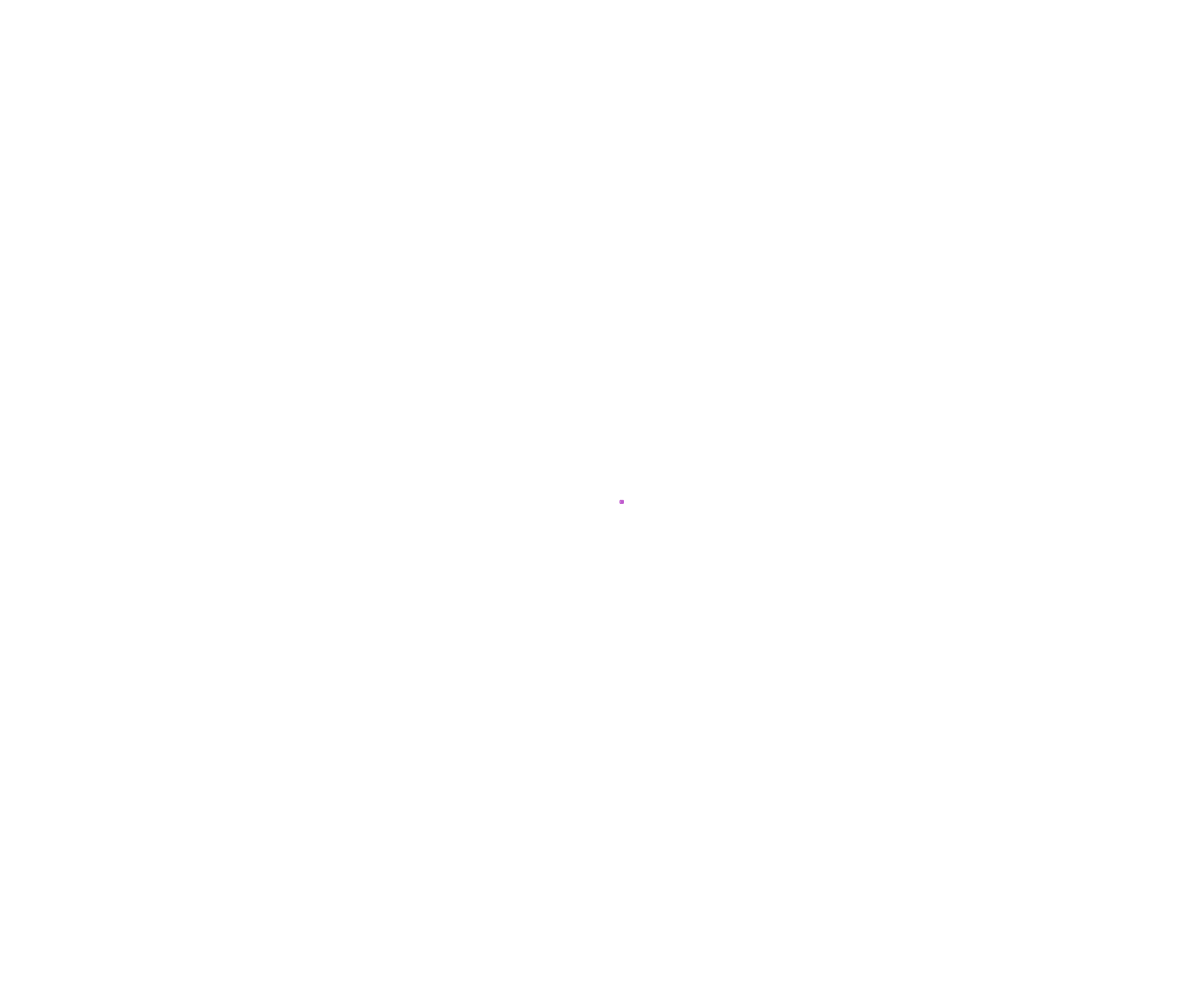
Frame 1 (no input)
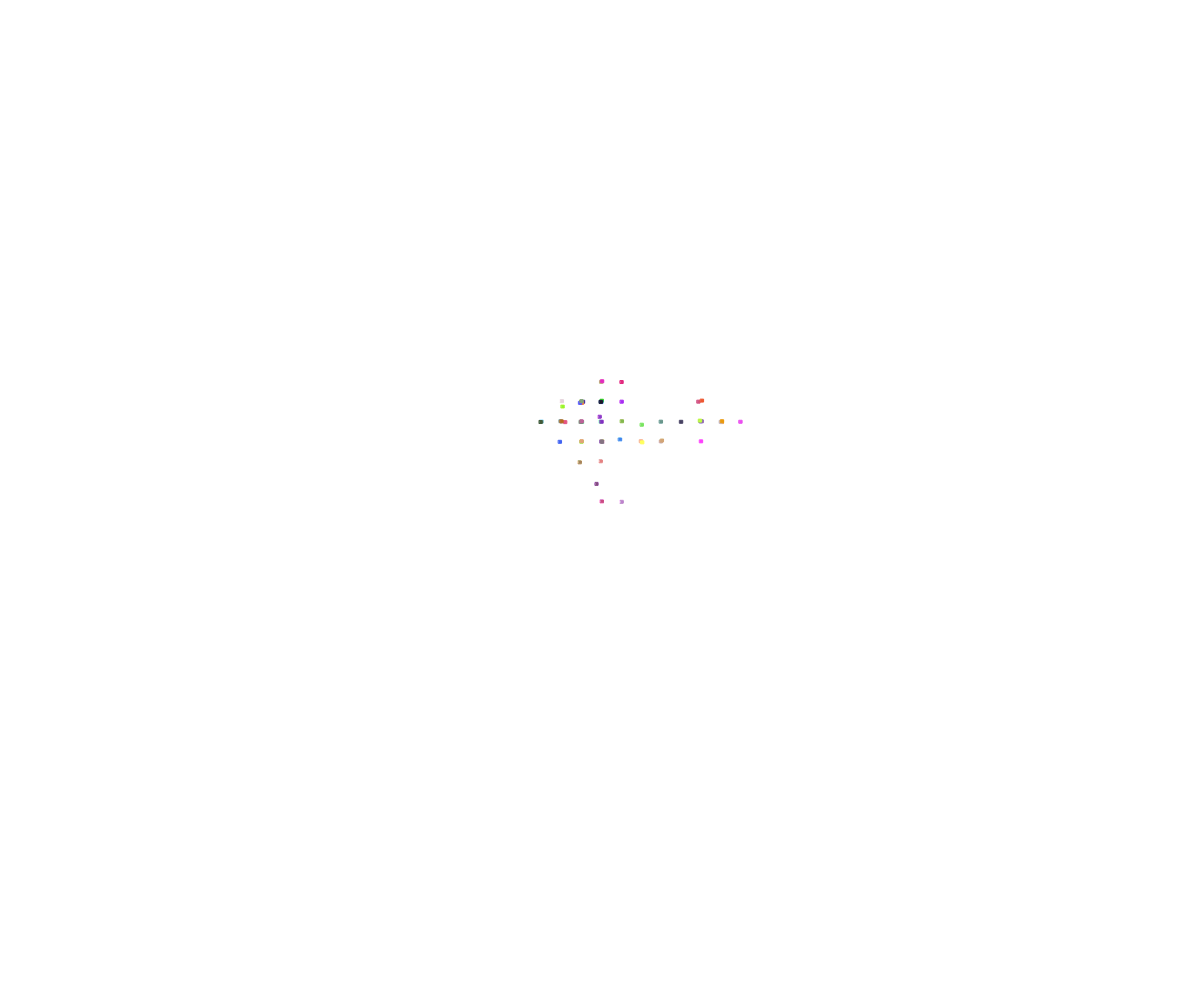
Frame 60 (no input)
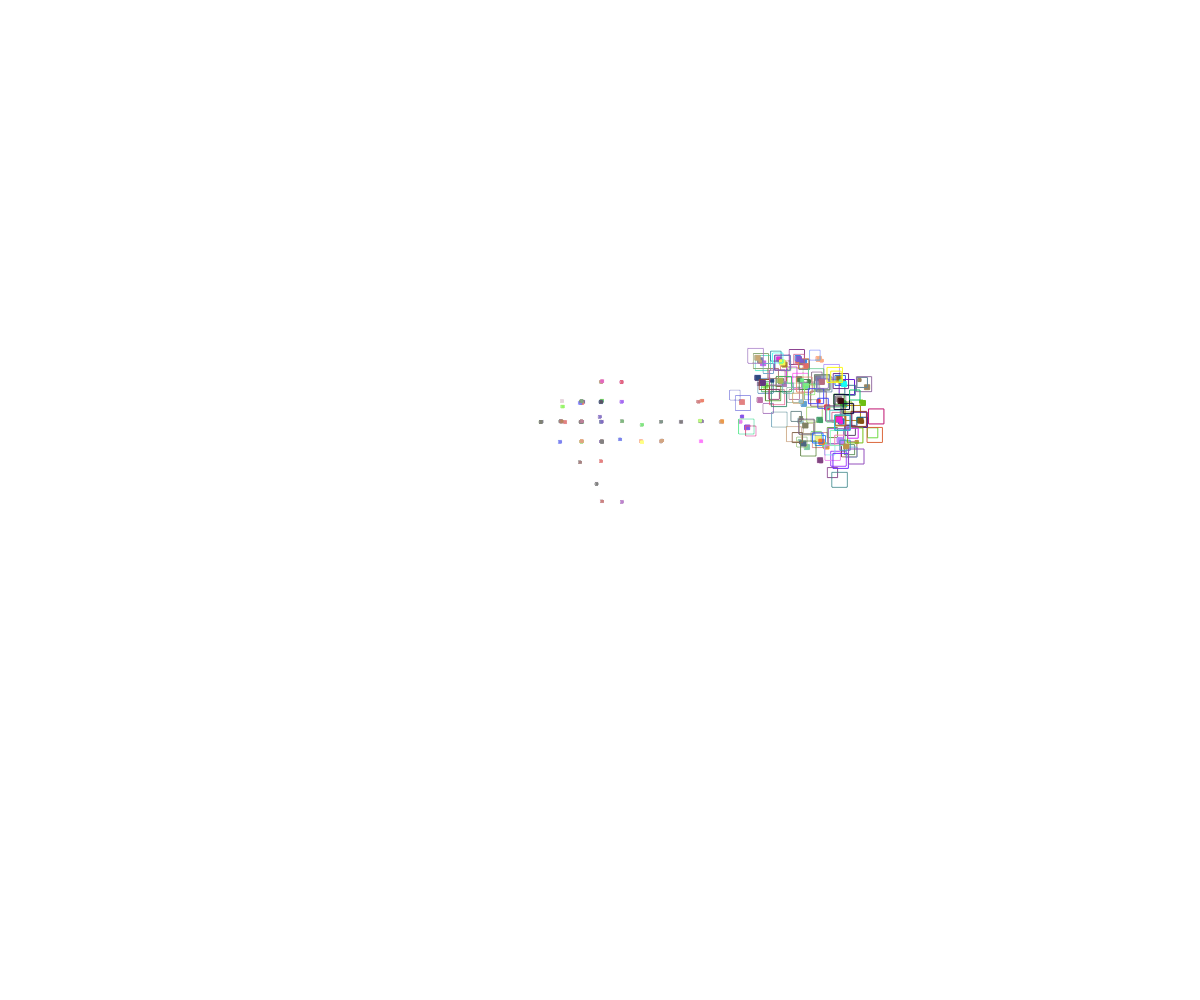
Frame 120 (the mouse pressed at the canvas centre since frame 60)

The p5.js sketch that drew these frames (run headless with seeded random() and noise() and a simulated clock; from frame 60 on, the mouse is pressed at the canvas centre):

// p5.js sketch
// ── sketch.js
let xPos, yPos
let xPrev, yPrev
let numDirections=4
let direction=0
let step=20


function setup() {
  createCanvas(windowWidth, windowHeight);
  xPos = width/2
  yPos = height/2  
  xPrev=xPos
  yPrev=yPos
  //background(0, 0);
  frameRate(90)
}

function draw() {
  background(255, 1);

  let x = random(0, 255)
  let direction
  let newDirection=floor(random(numDirections)) 
  let xStep=cos(newDirection * TWO_PI/numDirections) * step
  let yStep=sin(newDirection * TWO_PI/numDirections) * step
  
  xPrev=xPos
  yPrev=yPos
  xPos+=xStep
  yPos+=yStep
  
  edges()
  
  //line(xPrev,yPrev,xPos,yPos)
  
  let a=random(1,255)
  let b=random(1,255)
  let c=random(1,255)
  stroke(a, b, c)
  fill(a,b,c)
  
  
  randNum = floor(random(1, 5))
  if (randNum = 1) randNum = -20
  if (randNum = 2) randNum = -10
  if (randNum = 3) randNum = 0
  if (randNum = 4) randNum = 10
  if (randNum = 5) randNum = 20
  
  
  let rand1 = random(5,-5)
  let rand2 = random(10,-10)
  let rand3 = random(15,-15)
  
  square(xPos+rand1/rand2, yPos+rand1/rand3, 3)
  if (mouseIsPressed) {square(xPos + rand1, yPos+ rand1, 5)} 
  noFill()
  stroke(c,b,a)
  if (mouseIsPressed) {square(xPos + rand2, yPos+ rand2, 10)} 
  stroke(b,c,a)
  if (mouseIsPressed) {square(xPos+ rand3, yPos+ rand3, 15)} 
  
  //console.log("true")
  
}



function edges(){
//   if (xPos<0) newDirection=1
//   if (xPos>width) newDirection=width-1
  
//   if (yPos<0) newDirection=4
//   if (yPos>height) newDirection
  
  if (xPos<0){
     xPos=width-1
     xPrev=xPos
  }
  
   if (xPos>width){
     xPos=1
     xPrev=xPos
   }
  
     if (yPos<0){
     yPos=height-1
     yPrev=yPos
     }
  
   if (yPos>height){
     yPos=1
     yPrev=yPos
   }
}
